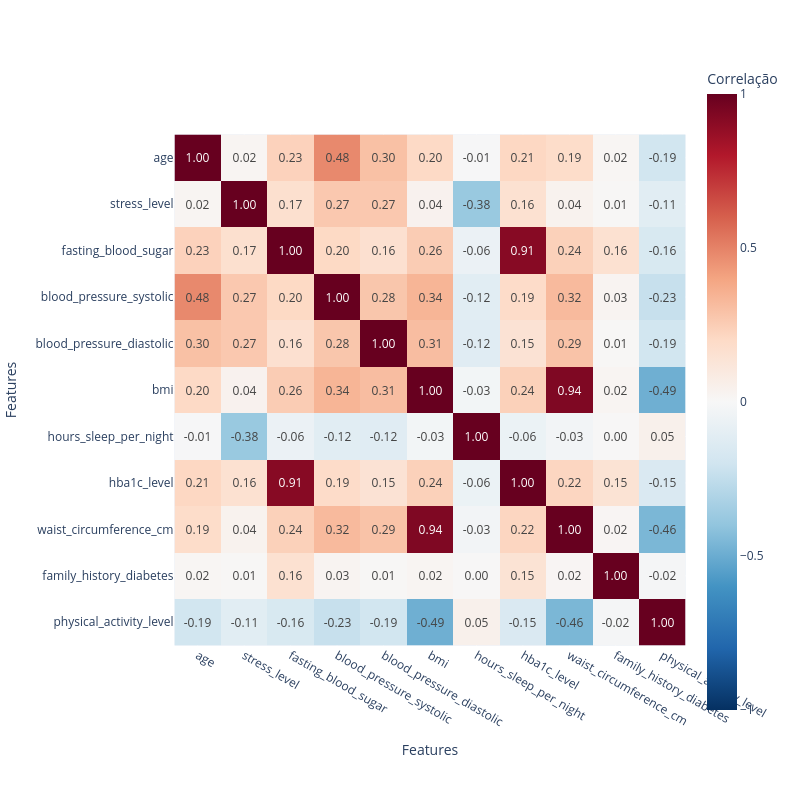

The code cell stored with this chart in its notebook:
### Markdown cell above
# EX. 3.3.3 Correlation Matrix- Objetivo é perceber se existem features redundantes (quanto maior a correlação mais redundantes serão)

### Code cell
import plotly.express as px

# Matriz de correlação entre as features numéricas (só treino, sem o alvo)
corr = X_train_p[features_numeric_training].corr()

fig = px.imshow(
    corr,
    text_auto=".2f",                       # escreve o valor com 2 casas dentro de cada quadrado
    labels=dict(x="Features", y="Features", color="Correlação"),
    color_continuous_scale="RdBu_r",       # vermelho = correlação positiva, azul = negativa
    zmin=-1, zmax=1,                       # a escala vai sempre de -1 a 1
    width=800, height=800
)
fig.show()

### Figure 1 — Plotly figure (JSON) as saved in the notebook; plotly's stock layout.template omitted (floating-point values rounded to 4 significant figures)
{"data": [{"coloraxis": "coloraxis", "hovertemplate": "Features: %{x}<br>Features: %{y}<br>Correlação: %{z}<extra></extra>", "name": "0", "texttemplate": "%{z:.2f}", "type": "heatmap", "x": ["age", "stress_level", "fasting_blood_sugar", "blood_pressure_systolic", "blood_pressure_diastolic", "bmi", "hours_sleep_per_night", "hba1c_level", "waist_circumference_cm", "family_history_diabetes", "physical_activity_level"], "xaxis": "x", "y": ["age", "stress_level", "fasting_blood_sugar", "blood_pressure_systolic", "blood_pressure_diastolic", "bmi", "hours_sleep_per_night", "hba1c_level", "waist_circumference_cm", "family_history_diabetes", "physical_activity_level"], "yaxis": "y", "z": [[1, 0.02008, 0.2316, 0.4807, 0.2981, 0.2034, -0.007517, 0.2102, 0.1884, 0.01687, -0.1925], [0.02008, 1, 0.166, 0.2692, 0.2694, 0.03935, -0.3775, 0.1586, 0.03729, 0.01024, -0.1145], [0.2316, 0.166, 1, 0.2049, 0.1613, 0.2564, -0.0627, 0.9135, 0.237, 0.1585, -0.1607], [0.4807, 0.2692, 0.2049, 1, 0.2793, 0.3413, -0.1164, 0.1906, 0.3216, 0.02674, -0.2319], [0.2981, 0.2694, 0.1613, 0.2793, 1, 0.311, -0.1221, 0.1468, 0.2897, 0.007248, -0.1937], [0.2034, 0.03935, 0.2564, 0.3413, 0.311, 1, -0.0261, 0.2375, 0.9359, 0.0222, -0.4885], [-0.007517, -0.3775, -0.0627, -0.1164, -0.1221, -0.0261, 1, -0.06065, -0.02846, 0.00438, 0.04848], [0.2102, 0.1586, 0.9135, 0.1906, 0.1468, 0.2375, -0.06065, 1, 0.2184, 0.1452, -0.1518], [0.1884, 0.03729, 0.237, 0.3216, 0.2897, 0.9359, -0.02846, 0.2184, 1, 0.0185, -0.4574], [0.01687, 0.01024, 0.1585, 0.02674, 0.007248, 0.0222, 0.00438, 0.1452, 0.0185, 1, -0.01764], [-0.1925, -0.1145, -0.1607, -0.2319, -0.1937, -0.4885, 0.04848, -0.1518, -0.4574, -0.01764, 1]]}], "layout": {"coloraxis": {"cmax": 1, "cmin": -1, "colorbar": {"title": {"text": "Correlação"}}, "colorscale": [[0, "rgb(5,48,97)"], [0.1, "rgb(33,102,172)"], [0.2, "rgb(67,147,195)"], [0.3, "rgb(146,197,222)"], [0.4, "rgb(209,229,240)"], [0.5, "rgb(247,247,247)"], [0.6, "rgb(253,219,199)"], [0.7, "rgb(244,165,130)"], [0.8, "rgb(214,96,77)"], [0.9, "rgb(178,24,43)"], [1, "rgb(103,0,31)"]]}, "height": 800, "margin": {"t": 60}, "width": 800, "xaxis": {"anchor": "y", "constrain": "domain", "domain": [0, 1], "scaleanchor": "y", "title": {"text": "Features"}}, "yaxis": {"anchor": "x", "autorange": "reversed", "constrain": "domain", "domain": [0, 1], "title": {"text": "Features"}}}}
